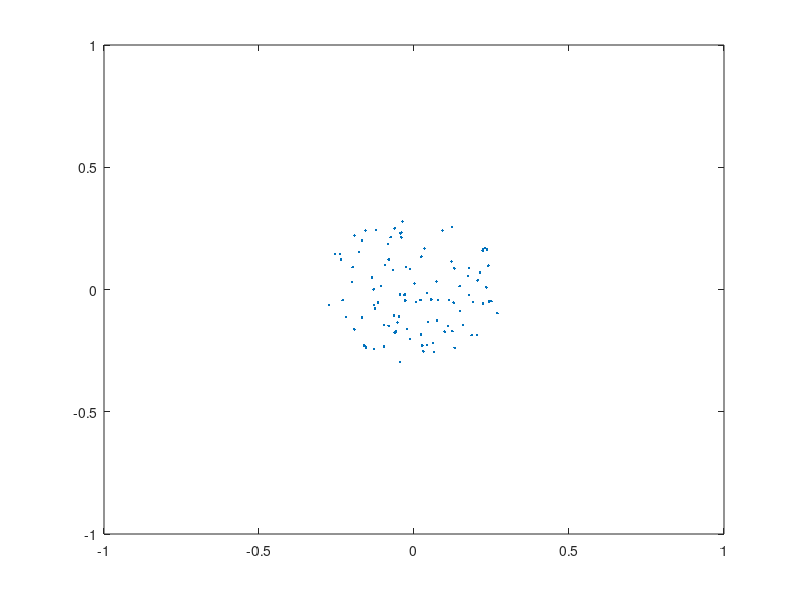

Source code (MATLAB): (Note: this script raises an error after producing the figure.)
close all;
clear all;

%% Problem parameters :

tol = 1e-3;
r = 0.3;
Ncharges = 100;


%% Geometry 

% Grid
Xmin = -1;
Xmax = 1;
Ymin = -1;
Ymax = 1;
Nx = 500;
Ny = 500;
gridX = linspace(Xmin,Xmax,Nx)';
gridY = linspace(Xmin,Xmax,Ny)';

% Charges
chargesX = zeros(Ncharges,1);
chargesY = zeros(Ncharges,1);
NchargesTemp = 0;
while NchargesTemp <Ncharges
    newChargeX = (rand(1,1)-0.5)*2*r;
    newChargeY = (rand(1,1)-0.5)*2*r;
    if newChargeX^2 + newChargeY^2 <= r^2
        NchargesTemp = NchargesTemp+1;
        chargesX(NchargesTemp) = newChargeX;
        chargesY(NchargesTemp) = newChargeY;
    end
end
chargesQ = ones(Ncharges,1)*1/Ncharges;

% Plot the case geometry
figure
plot(chargesX,chargesY,'.');
xlim([Xmin,Xmax]);
ylim([Ymin,Ymax]);


%% Choose the parameter a
Rmax = 2*sqrt(Xmax^2 + Ymax^2);
a = 0.03; % To be modified later
Rmin = a*Rmax;

%% Compute the radial quadrature

D = 2;
c = Inf;
tt = 0;
b = 1-tt*a;
G = @(x)(log(x));
tolQuadRad = tol*sqrt(a);

[ alpha,bessZs,fApprox,resL2 ] = BesselQuadSchmidt( D,c,G,a,b,tolQuadRad );
P = length(alpha);

%% Circular quadrature 

asympt = log(8*norm(alpha,1)/tol);
ksi = [];
w = [];
for p = 1:P
    Np = fix((exp(1)*bessZs(p) + asympt))+1;
    err(p) = 3*(exp(1)*bessZs(p)/Np)^Np;
    ksi = [ksi bessZs(p)*exp(1i*(0:Np-1)/Np*2*pi)];
    w = [w alpha(p)/Np*ones(1,Np)];
end

%% Produit matrice vecteur lointain : 

tic

% 1. Passage en fourier non uniforme

nj = Ncharges;
xj = chargesX/Rmax;
yj = chargesY/Rmax;
cj = chargesQ;
iflag = -1; 

nk = length(ksi);
sk = real(ksi)';
tk = imag(ksi)';

aux = nufft2d3(nj,xj,yj,cj,iflag,1e-15,nk,sk,tk);

% 2. Retour en espace
nj = nk;
xj = sk;
yj = tk;
cj = aux.*w';
iflag = 1; 

nk = Nx*Ny;
sk = repmat(gridX',Ny,1)/Rmax;
tk = repmat(gridY,1,Nx)/Rmax;
sk = sk(:);
tk = tk(:);

field = nufft2d3(nj,xj,yj,cj,iflag,1e-15,nk,sk,tk);

%% Produit proche

[I,rxy] = rangesearch([chargesX(:) chargesY(:)],[sk(:) tk(:)],1.5*Rmin);
jdx = cell2mat(I')';
rxy = cell2mat(rxy')';
idx = zeros(size(jdx));
j = 1;
for i=1:length(I);
    idx(j:j+length(I{i})-1) = i;
    j = j + length(I{i});
end

% Exact value of the green kernel
Gxy = G(rxy/Rmax);
Gxy(rxy < 1e-15) = 0;
% SCSD values
SCSDxy = fApprox(rxy/Rmax);

% Matrix value
val = Gxy - SCSDxy;

% Compute correction matrix
M = sparse(idx,jdx,val,Nx*Ny,Ncharges);

field = field + M*chargesQ;


%% Affichage 

figure
ff = reshape(field,Nx,Ny);
imagesc(abs(ff));
axis xy;

